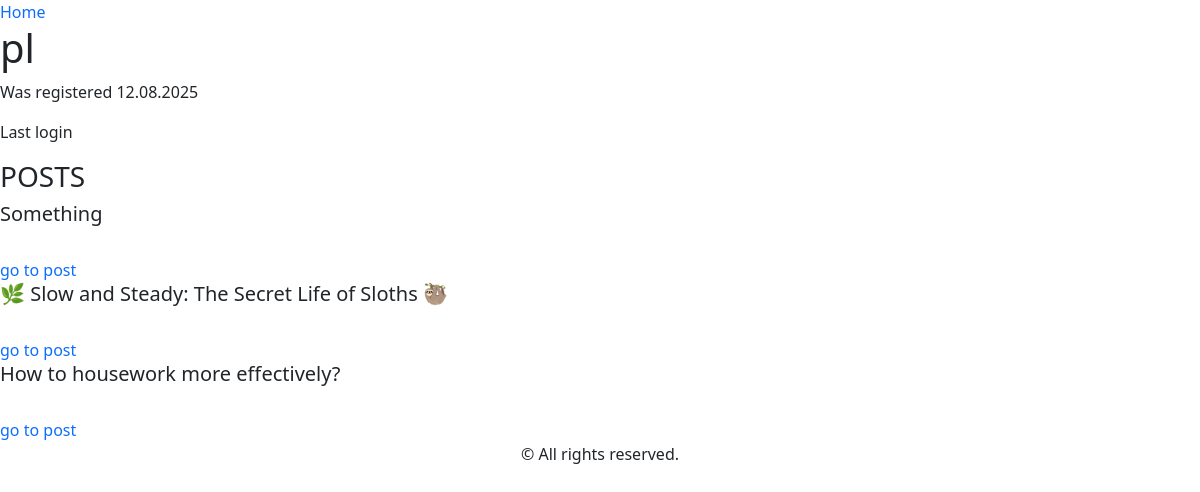
Screenshot of /blog/pl/ (signed in) with the database file from the repository.
### userAuth/models.py (models this page shows)
class UserProfile(AbstractUser):
    bio = models.TextField(blank=True)
    location = models.CharField(max_length = 100,blank=True)
    date = models.DateField(null = True,blank=True)
    avatar = models.ImageField(upload_to='avatars/', blank=True)
    cv = models.FileField(upload_to=get_timestamp_path, blank=True)
    groups = models.ManyToManyField(
        'auth.Group',
        related_name='userprofile_set',
        blank=True,
        help_text='The groups this user belongs to.',
        verbose_name='groups'
    )
    user_permissions = models.ManyToManyField(
        'auth.Permission',
        related_name='userprofile_set',
        blank=True,
        help_text='Specific permissions for this user.',
        verbose_name='user permissions'
    )

### blog/models.py (models this page shows)
class Post(models.Model):
    title = models.CharField(max_length=100)
    content = models.TextField()
    author = models.ForeignKey(Prof, on_delete=models.CASCADE)
    created_time = models.DateTimeField(auto_now=True)
    like = GenericRelation(Like)
    objects = PostManager()
    def __str__(self) -> str:
        return self.title

### blog/views.py (the view)
# urls.py: path('<str:username>/', views.UserProfileView.as_view(), name='user'),
class UserProfileView(LoginRequiredMixin, DetailView):
    model = Prof
    template_name = 'blog/user.html'
    slug_url_kwarg = 'username'
    slug_field = 'user__username'
    def get_context_data(self, **kwargs):
        context = super().get_context_data(**kwargs)
        username = self.kwargs['username']
        try:
            user = User.objects.get(username=username)
            prof = Prof.objects.get(user=user)
        except Exception as e:
            return HttpResponse(f"Error: {str(e)}")
        posts = Post.objects.filter(author=prof)
        context['user'] = user
        context['prof'] = prof
        context['posts'] = posts
        context['tags'] = Tag.objects.all()
        return context

### blog/models.py (called while the page is built)
    def get_queryset(self):
        return super().get_queryset().order_by('-created_time')

### templates/blog/user.html (shortened to what this page needs)
{% extends "base.html" %}
    {%load static%}
{% block content %}
    <a href="{% url 'blog:index'%}">Home</a>
    <h1 class="username">{{user.username}}</h1>
    <p>Was registered {{user.date_joined|date:"d.m.Y"}}</p>
    <p>Last login {{user.last_login|date:"d.m.Y"}}</p>
    <h3>POSTS</h3>
    {%for i in posts%}
        <h5 class="">{{i}}</h5><br>
        <a href="{% url 'blog:post' i.author.user.username i.title %}">go to post</a>
    {%endfor%}
{% endblock %}

### static/blog.css (style rules this page uses)
a { text-decoration: none; }

### rows the page displays
UserProfile: username "pl", date_joined "12.08.2025"
Post: title "Something"
Post: title "🌿 Slow and Steady: The Secret Life of Sloths 🦥"
Post: title "How to housework more effectively?"
